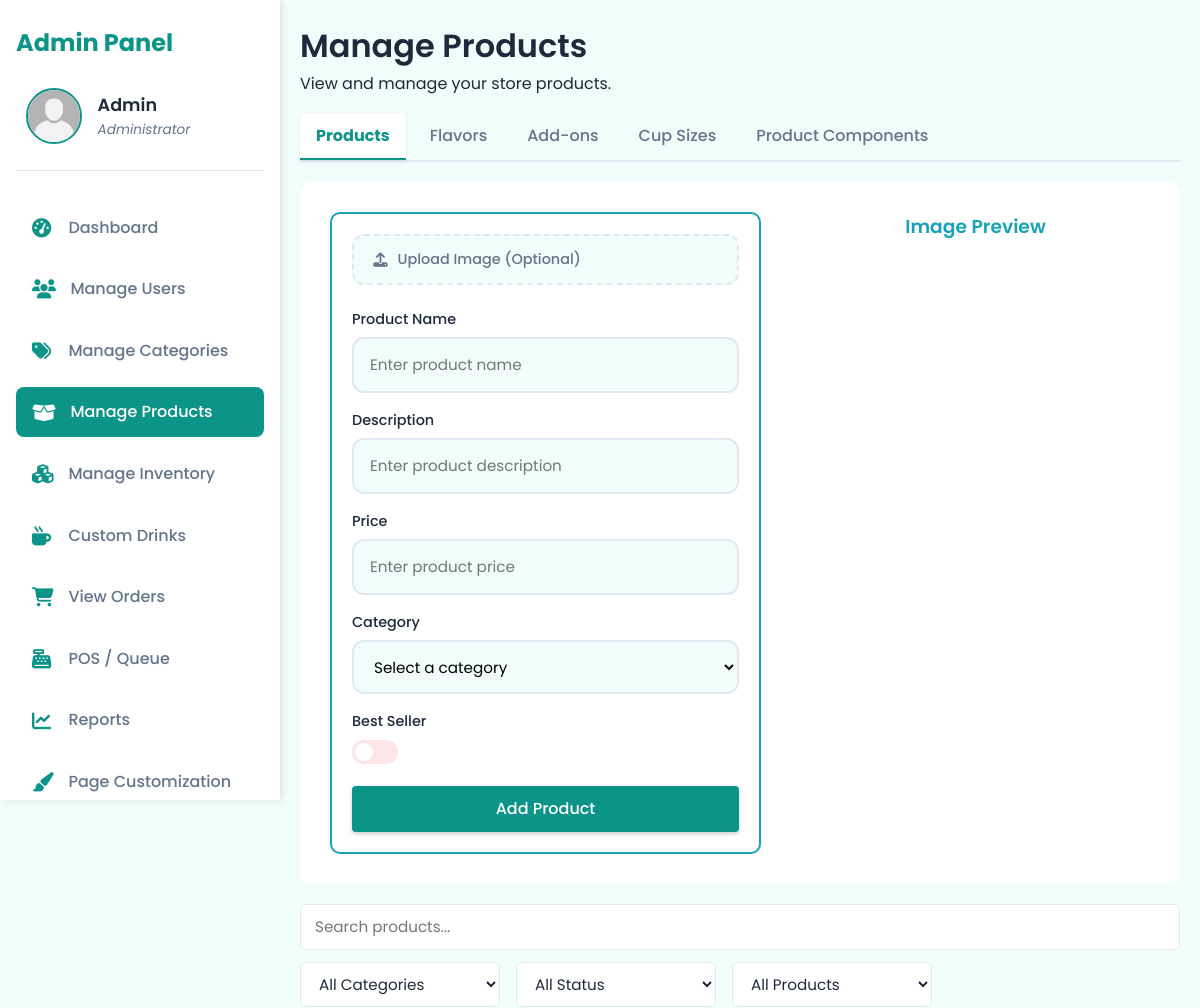
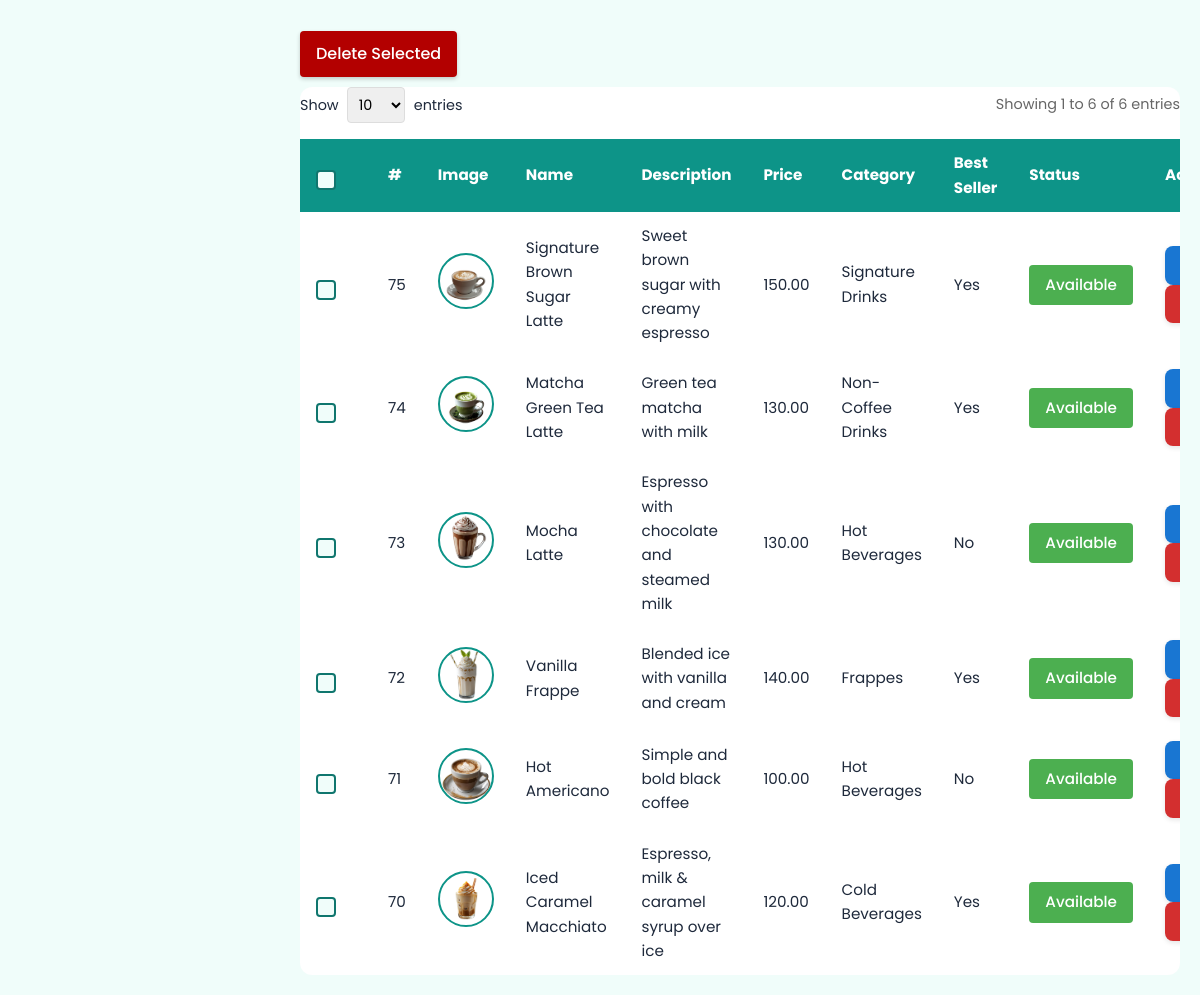
Screenshot of /dashboard/admin/manage-products.php (signed in) with the database file from the repository (2 pictures, top to bottom).
### tables this page shows
CREATE TABLE `users` (
  `id` int(11) NOT NULL,
  `name` varchar(100) DEFAULT NULL,
  `email` varchar(100) DEFAULT NULL,
  `password` varchar(255) DEFAULT NULL,
  `account_type` enum('admin','customer') DEFAULT 'customer',
  `email_verified` tinyint(1) DEFAULT 0,
  `verification_code` varchar(6) DEFAULT NULL,
  `reset_code` varchar(6) DEFAULT NULL,
  `created_at` timestamp NOT NULL DEFAULT current_timestamp(),
  `full_name` varchar(150) DEFAULT NULL,
  `address` text DEFAULT NULL,
  `age` int(11) DEFAULT NULL,
  `birthday` date DEFAULT NULL,
  `profile_image` varchar(255) DEFAULT NULL,
  `failed_attempts` int(11) DEFAULT 0,
  `is_blocked` tinyint(1) DEFAULT 0
);

CREATE TABLE `products` (
  `product_id` int(11) NOT NULL,
  `product_name` varchar(100) NOT NULL,
  `description` text DEFAULT NULL,
  `price` decimal(10,2) NOT NULL,
  `product_image` varchar(255) DEFAULT NULL,
  `category_id` int(11) DEFAULT NULL,
  `is_best_seller` tinyint(1) DEFAULT 0,
  `is_available` tinyint(1) DEFAULT 1,
  `created_at` timestamp NOT NULL DEFAULT current_timestamp(),
  `updated_at` timestamp NOT NULL DEFAULT current_timestamp() ON UPDATE current_timestamp()
);

CREATE TABLE `categories` (
  `id` int(11) NOT NULL,
  `name` varchar(100) NOT NULL,
  `description` text DEFAULT NULL,
  `image` varchar(255) DEFAULT NULL,
  `created_at` timestamp NOT NULL DEFAULT current_timestamp()
);

### dashboard/admin/tabs/products.php (the view, shortened to what this page needs)
<?php
require_once __DIR__ . '/../../../config/db.php';
$entries_per_page = isset($_GET['entries']) ? (int)$_GET['entries'] : 10;
$current_page = isset($_GET['page']) ? (int)$_GET['page'] : 1;
$offset = ($current_page - 1) * $entries_per_page;
$total_records = $conn->query("SELECT COUNT(*) FROM products")->fetchColumn();
$products = $conn->query("
    SELECT p.*, c.name AS category_name
    FROM products p
    LEFT JOIN categories c ON p.category_id = c.id
    ORDER BY p.product_id DESC
    LIMIT $offset, $entries_per_page
")->fetchAll();
?>
<!DOCTYPE html>
<html lang="en">
<head>
  <link rel="stylesheet" href="/alon_at_araw/assets/global.css"/>
  <link rel="stylesheet" href="/alon_at_araw/assets/styles/root-admin.css">
  <link rel="stylesheet" href="/alon_at_araw/assets/styles/products.css"/>
  <link rel="stylesheet" href="/alon_at_araw/assets/fonts/font.css">
  <link rel="stylesheet" href="https://cdnjs.cloudflare.com/ajax/libs/jquery-toast-plugin/1.3.2/jquery.toast.min.css" />
  <link rel="stylesheet" href="https://cdnjs.cloudflare.com/ajax/libs/font-awesome/6.4.0/css/all.min.css"/>
</head>
<body>
<?php include __DIR__ . '/../../../includes/admin-sidebar.php'; ?>
<main class="user-management">
  <div class="category-form-wrapper">
    <form method="POST" enctype="multipart/form-data" class="category-form">
      <div class="input-container file-upload">
        <label for="product_image" class="file-label" id="productLabel">
          <i class="fas fa-upload upload-icon"></i>
          Upload Image (Optional)
        </label>
      </div>
      <div class="input-container">
        <label for="product-name">Product Name</label>
        <input type="text" id="product-name" name="product_name" placeholder="Enter product name" required />
      </div>
      <div class="input-container">
        <label for="description">Description</label>
        <input type="text" id="description" name="description" placeholder="Enter product description" required />
      </div>
      <div class="input-container">
        <label for="price">Price</label>
        <input type="number" id="price" name="price" placeholder="Enter product price" required step="0.01" />
      </div>
      <div class="input-container">
        <label for="category_id">Category</label>
        <select id="category_id" name="category_id" required>
          <option value="">Select a category</option>
        </select>
      </div>
      <div class="input-container">
        <label class="switch-label" for="is_best_seller">Best Seller</label>
        <label class="switch">
          <span class="slider round"></span>
        </label>
      </div>
      <button type="submit" name="add_product" class="md-btn md-btn-primary">Add Product</button>
    </form>
    <div class="image-preview-wrapper">
      <h3>Image Preview</h3>
    </div>
  </div>
  <div class="user-controls">
    <input type="text" id="searchInput" placeholder="Search products..." class="search-input" />
    <div class="filter-controls">
      <div class="filter-dropdown">
        <select id="categoryFilter" class="filter-select">
          <option value="all">All Categories</option>
        </select>
      </div>
      <div class="filter-dropdown">
        <select id="availabilityFilter" class="filter-select">
          <option value="all">All Status</option>
        </select>
      </div>
      <div class="filter-dropdown">
        <select id="bestSellerFilter" class="filter-select">
          <option value="all">All Products</option>
        </select>
      </div>
    </div>
  </div>
  <form method="POST">
    <button type="button" id="triggerBulkDelete" class="md-btn danger">Delete Selected</button>
    <div class="table-container">
      <div class="table-controls">
        <div class="entries-control">
            <label>Show
                <select id="entriesSelect" onchange="changeEntries(this.value)">
                    <option value="10" <?= $entries_per_page == 10 ? 'selected' : '' ?>>10</option>
                </select>
                entries
            </label>
        </div>
        <div class="table-info">
            Showing <?= min(($current_page - 1) * $entries_per_page + 1, $total_records) ?> to
            <?= min($current_page * $entries_per_page, $total_records) ?> of <?= $total_records ?> entries
        </div>
    </div>
      <table class="user-table">
        <thead>
          <tr>
            <th><label class="md-checkbox"><input type="checkbox" id="select-all" /><span></span></label></th>
            <th>#</th>
            <th>Image</th>
            <th>Name</th>
            <th>Description</th>
            <th>Price</th>
            <th>Category</th>
            <th>Best Seller</th>
            <th>Status</th>
            <th>Actions</th>
          </tr>
        </thead>
        <tbody>
          <?php if (count($products) > 0): ?>
            <?php foreach ($products as $prod): ?>
              <?php
                $isAvailable = $prod['is_available'] ?? true;
                $rowClass = !$isAvailable ? 'unavailable-product' : '';
              ?>
              <tr class="<?= $rowClass ?>">
                <td>
                  <label class="md-checkbox">
                    <span></span>
                  </label>
                </td>
                <td><?= $prod['product_id'] ?></td>
                <td>
                  <?php
                    $rawImage = $prod['product_image'] ?? '';
                    $cleanImage = preg_replace('#^(\.\./)+#', '', $rawImage);
                    $productImagePath = $cleanImage
                      ? '/alon_at_araw/assets/uploads/products/' . $cleanImage
                      : '/alon_at_araw/assets/images/no-image.png';
                  ?>
                  <img src="<?= htmlspecialchars($productImagePath) ?>" class="profile-pic" alt="Product Image" />
                </td>
                <td><?= htmlspecialchars($prod['product_name']) ?></td>
                <td><?= htmlspecialchars($prod['description']) ?></td>
                <td><?= htmlspecialchars($prod['price']) ?></td>
                <td><?= htmlspecialchars($prod['category_name']) ?></td>
                <td><?= $prod['is_best_seller'] ? 'Yes' : 'No' ?></td>
                <td>
                  <button
                    type="button"
                    class="status-btn <?= $isAvailable ? 'available' : 'not-available' ?>"
                    onclick="toggleAvailabilityModal(<?= $prod['product_id'] ?>, <?= $isAvailable ? 'true' : 'false' ?>)"
                  >
                    <?= $isAvailable ? 'Available' : 'Not Available' ?>
                  </button>
                </td>
                <td>
                  <?php if ($isAvailable): ?>
                    <button
                      type="button"
                      class="custom-edit-btn edit-btn"
                      data-id="<?= $prod['product_id'] ?>"
                      data-name="<?= htmlspecialchars($prod['product_name'], ENT_QUOTES) ?>"
                      data-description="<?= htmlspecialchars($prod['description'], ENT_QUOTES) ?>"
                      data-price="<?= $prod['price'] ?>"
                      data-category="<?= $prod['category_id'] ?>"
                      data-best_seller="<?= $prod['is_best_seller'] ?>"
                      data-image="<?= htmlspecialchars($prod['product_image'], ENT_QUOTES) ?>"
                    >
                    </button>
                    <button
                      type="button"
                      class="custom-delete-btn delete-product"
                      data-id="<?= $prod['product_id'] ?>"
                    >
                    </button>
                  <?php endif; ?>
                </td>
              </tr>
            <?php endforeach; ?>
          <?php endif; ?>
        </tbody>
      </table>
    </div>
  </form>
</main>
</body>
</html>

### includes/admin-sidebar.php (shortened to what this page needs)
<?php
$currentPage = basename($_SERVER['PHP_SELF']);
require_once __DIR__ . '/../config/db.php';
$stmt = $conn->prepare("SELECT name, profile_image FROM users WHERE id = ?");
$stmt->execute([$_SESSION['user_id']]);
$admin = $stmt->fetch();
$rawPath = $admin['profile_image'] ?? '';
$cleanPath = preg_replace('#^(\.\./)+#', '', $rawPath);
$profileImagePath = $cleanPath
    ? '/alon_at_araw/' . $cleanPath
    : '/alon_at_araw/assets/images/avatar.png';
?>
<!DOCTYPE html>
<html lang="en">
<head>
    <link rel="stylesheet" href="/alon_at_araw/assets/global.css"/>
    <link rel="stylesheet" href="/alon_at_araw/assets/styles/root-admin.css">
    <link rel="stylesheet" href="/alon_at_araw/assets/styles/admin-sidebar.css"/>
    <link rel="stylesheet" href="/alon_at_araw/assets/fonts/font.css">
    <link rel="stylesheet" href="https://cdnjs.cloudflare.com/ajax/libs/jquery-toast-plugin/1.3.2/jquery.toast.min.css" />
    <link rel="stylesheet" href="https://cdnjs.cloudflare.com/ajax/libs/font-awesome/6.4.0/css/all.min.css"/>
</head>
<body>
<aside class="sidebar">
  <div class="sidebar-header">
  <h2>Admin Panel</h2>
  <a href="admin-profile.php" class="admin-profile-link">
    <div class="admin-profile">
      <img src="<?= htmlspecialchars($profileImagePath) ?>" alt="Admin Profile" class="profile-pic" />
      <div class="admin-info">
        <span class="admin-name"><?= htmlspecialchars($admin['name']) ?></span>
        <small class="admin-role">Administrator</small>
      </div>
    </div>
  </a>
</div>
  <nav class="nav-links">
    <ul>
      <li><a href="dashboard.php" class="<?= $currentPage === 'dashboard.php' ? 'active' : '' ?>"><i class="fas fa-tachometer-alt"></i> Dashboard</a></li>
      <li><a href="manage-users.php" class="<?= $currentPage === 'manage-users.php' ? 'active' : '' ?>"><i class="fas fa-users"></i> Manage Users</a></li>
      <li><a href="manage-categories.php" class="<?= $currentPage === 'manage-categories.php' ? 'active' : '' ?>"><i class="fas fa-tags"></i> Manage Categories</a></li>
      <li><a href="manage-products.php" class="<?= $currentPage === 'manage-products.php' ? 'active' : '' ?>"><i class="fas fa-box-open"></i> Manage Products</a></li>
      <li><a href="inventory.php" class="<?= $currentPage === 'inventory.php' ? 'active' : '' ?>"><i class="fas fa-cubes"></i> Manage Inventory</a></li>
      <li><a href="custom-drinks.php" class="<?= $currentPage === 'custom-drinks.php' ? 'active' : '' ?>"><i class="fas fa-mug-hot"></i> Custom Drinks</a></li>
      <li><a href="view-orders.php" class="<?= $currentPage === 'view-orders.php' ? 'active' : '' ?>"><i class="fas fa-shopping-cart"></i> View Orders</a></li>
      <li><a href="pos.php" class="<?= $currentPage === 'pos.php' ? 'active' : '' ?>"><i class="fas fa-cash-register"></i> POS / Queue</a></li>
      <li><a href="reports.php" class="<?= $currentPage === 'reports.php' ? 'active' : '' ?>"><i class="fas fa-chart-line"></i> Reports</a></li>
      <li><a href="customize-site.php" class="<?= $currentPage === 'customize-site.php' ? 'active' : '' ?>"><i class="fas fa-paint-brush"></i> Page Customization</a></li>
    </ul>
  </nav>
</aside>
</body>
</html>

### assets/global.css (style rules this page uses)
* { margin: 0; padding: 0; box-sizing: border-box; }
html { scroll-behavior: smooth; }
body { font-family: 'Poppins', sans-serif; font-size: 16px; line-height: 1.6; background-color: #fff; color: #000; }
a { text-decoration: none; color: inherit; }
button { cursor: pointer; border: none; outline: none; font: inherit; }
input, select, textarea { font: inherit; border: 1px solid #ccc; padding: 0.5rem; border-radius: 4px; }
h1, h2, h3, h4, h5, h6 { font-weight: 600; color: inherit; }

### assets/styles/root-admin.css (style rules this page uses)
:root { --sidebar-width: 280px; --color-primary: #0d9488; --color-primary-hover: #0f766e; --color-bg: #f0fdfa; --color-sidebar-bg: #ffffff; --color-text-primary: #1e293b; --color-text-secondary: #64748b; --color-text-hover: #0d9488; --color-border: #e2e8f0; --color-shadow: rgba(0, 0, 0, 0.05); --color-error: #b30000; --color-success: #28a745; --color-warning: #ffc107; --color-info: #17a2b8; --color-bg-error: #ffe5e5; --color-bg-success: #e5ffe5; --color-bg-warning: #fff8e5; }

### assets/styles/admin-sidebar.css (style rules this page uses)
body { margin: 0; background-color: var(--color-bg); color: var(--color-text-primary); }
.sidebar { position: fixed; top: 0; left: 0; height: 100vh; width: var(--sidebar-width); background-color: var(--color-sidebar-bg); box-shadow: 2px 0 8px var(--color-shadow); display: flex; flex-direction: column; padding: 1.5rem 1rem; overflow-y: auto; transition: width 0.3s ease; z-index: 1000; }
.sidebar-header { margin-bottom: 2rem; border-bottom: 1px solid var(--color-border); padding-bottom: 1rem; }
.sidebar-header h2 { font-weight: 700; font-size: 1.5rem; color: var(--color-primary); margin-bottom: 1rem; user-select: none; }
.admin-profile { display: flex; align-items: center; gap: 1rem; }
.profile-pic { width: 56px; height: 56px; border-radius: 50%; object-fit: cover; border: 2px solid var(--color-primary); }
.admin-info { display: flex; flex-direction: column; justify-content: center; }
.admin-name { font-weight: 600; font-size: 1.1rem; color: var(--color-text-primary); user-select: text; }
.admin-role { font-size: 0.85rem; color: var(--color-text-secondary); font-style: italic; }
.nav-links ul { list-style: none; padding: 0; margin: 0; }
.nav-links li { margin-bottom: 0.75rem; }
.nav-links a { display: flex; align-items: center; gap: 0.9rem; text-decoration: none; font-weight: 500; font-size: 1rem; color: var(--color-text-secondary); padding: 0.75rem 1rem; border-radius: 8px; transition: background-color 0.1s ease, color 0.25s ease; user-select: none; }
.nav-links a i { min-width: 22px; font-size: 1.2rem; color: var(--color-primary); transition: color 0.25s ease; }
.nav-links a:hover, .nav-links a.active { background-color: var(--color-primary); color: white; }
.nav-links a:hover i, .nav-links a.active i { color: white; }
.admin-profile-link { text-decoration: none; display: block; cursor: pointer; border-radius: 8px; padding: 0.6rem; transition: background-color 0.1s ease; }

### dashboard/admin/tabs/products.php (style rules this page uses)
.filter-controls { display: flex; gap: 1rem; margin-bottom: 1rem; }
.status-btn { padding: 0.5rem 1rem; border: none; border-radius: 4px; cursor: pointer; font-weight: 500; transition: all 0.2s; }
.status-btn.available { background-color: #4CAF50; color: white; }
.table-controls { display: flex; justify-content: space-between; align-items: center; margin-bottom: 1rem; font-size: 0.9rem; }
.entries-control { display: flex; align-items: center; gap: 0.5rem; }
.entries-control select { padding: 0.4rem; border: 1px solid #ddd; border-radius: 4px; margin: 0 0.3rem; }
.table-info { color: #666; }

### rows the page displays
users: name "Admin"
products: product_id "75", product_image (picture), product_name "Signature Brown Sugar Latte", description "Sweet brown sugar with creamy espresso", price "150.00", category.name "Signature Drinks", is_best_seller "Yes", is_available "Available"
products: product_id "74", product_image (picture), product_name "Matcha Green Tea Latte", description "Green tea matcha with milk", price "130.00", category.name "Non-Coffee Drinks", is_best_seller "Yes", is_available "Available"
products: product_id "73", product_image (picture), product_name "Mocha Latte", description "Espresso with chocolate and steamed milk", price "130.00", category.name "Hot Beverages", is_best_seller "No", is_available "Available"
products: product_id "72", product_image (picture), product_name "Vanilla Frappe", description "Blended ice with vanilla and cream", price "140.00", category.name "Frappes", is_best_seller "Yes", is_available "Available"
products: product_id "71", product_image (picture), product_name "Hot Americano", description "Simple and bold black coffee", price "100.00", category.name "Hot Beverages", is_best_seller "No", is_available "Available"
products: product_id "70", product_image (picture), product_name "Iced Caramel Macchiato", description "Espresso, milk & caramel syrup over ice", price "120.00", category.name "Cold Beverages", is_best_seller "Yes", is_available "Available"

### other values shown
$current_tab_title "Manage Products"
$current_tab_desc "View and manage your store products."
min(($current_page - 1) * $entries_per_page + 1, $total_records) "1"
min($current_page * $entries_per_page, $total_records) "6"
$total_records "6"
